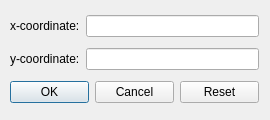
<?xml version="1.0" encoding="UTF-8"?>
<ui version="4.0">
 <class>EditPointDialog</class>
 <widget class="QDialog" name="EditPointDialog">
  <property name="geometry">
   <rect>
    <x>0</x>
    <y>0</y>
    <width>270</width>
    <height>120</height>
   </rect>
  </property>
  <property name="windowTitle">
   <string>Dialog</string>
  </property>
  <widget class="QWidget" name="layoutWidget">
   <property name="geometry">
    <rect>
     <x>10</x>
     <y>10</y>
     <width>249</width>
     <height>100</height>
    </rect>
   </property>
   <layout class="QVBoxLayout" name="verticalLayout">
    <item>
     <layout class="QHBoxLayout" name="horizontalLayout">
      <item>
       <widget class="QLabel" name="lbl_x">
        <property name="text">
         <string>x-coordinate:</string>
        </property>
       </widget>
      </item>
      <item>
       <widget class="QLineEdit" name="lineEdit_x"/>
      </item>
     </layout>
    </item>
    <item>
     <layout class="QHBoxLayout" name="horizontalLayout_2">
      <item>
       <widget class="QLabel" name="lbl_y">
        <property name="text">
         <string>y-coordinate:</string>
        </property>
       </widget>
      </item>
      <item>
       <widget class="QLineEdit" name="lineEdit_y"/>
      </item>
     </layout>
    </item>
    <item>
     <layout class="QHBoxLayout" name="horizontalLayout_3">
      <item>
       <widget class="QPushButton" name="btn_ok">
        <property name="text">
         <string>OK</string>
        </property>
       </widget>
      </item>
      <item>
       <widget class="QPushButton" name="btn_cancel">
        <property name="text">
         <string>Cancel</string>
        </property>
       </widget>
      </item>
      <item>
       <widget class="QPushButton" name="btn_clear">
        <property name="text">
         <string>Reset</string>
        </property>
       </widget>
      </item>
     </layout>
    </item>
   </layout>
  </widget>
 </widget>
 <resources/>
 <connections/>
</ui>
